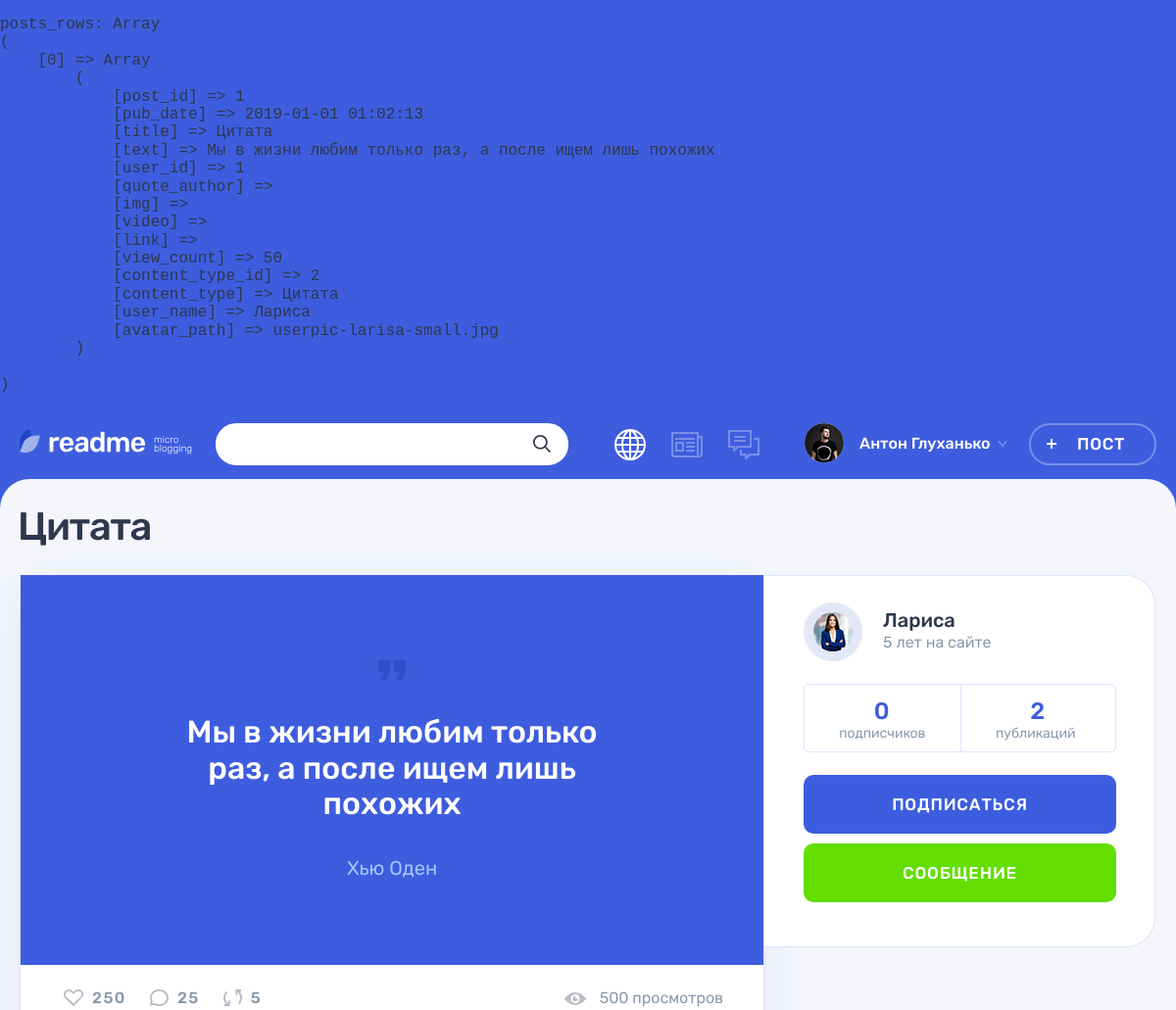
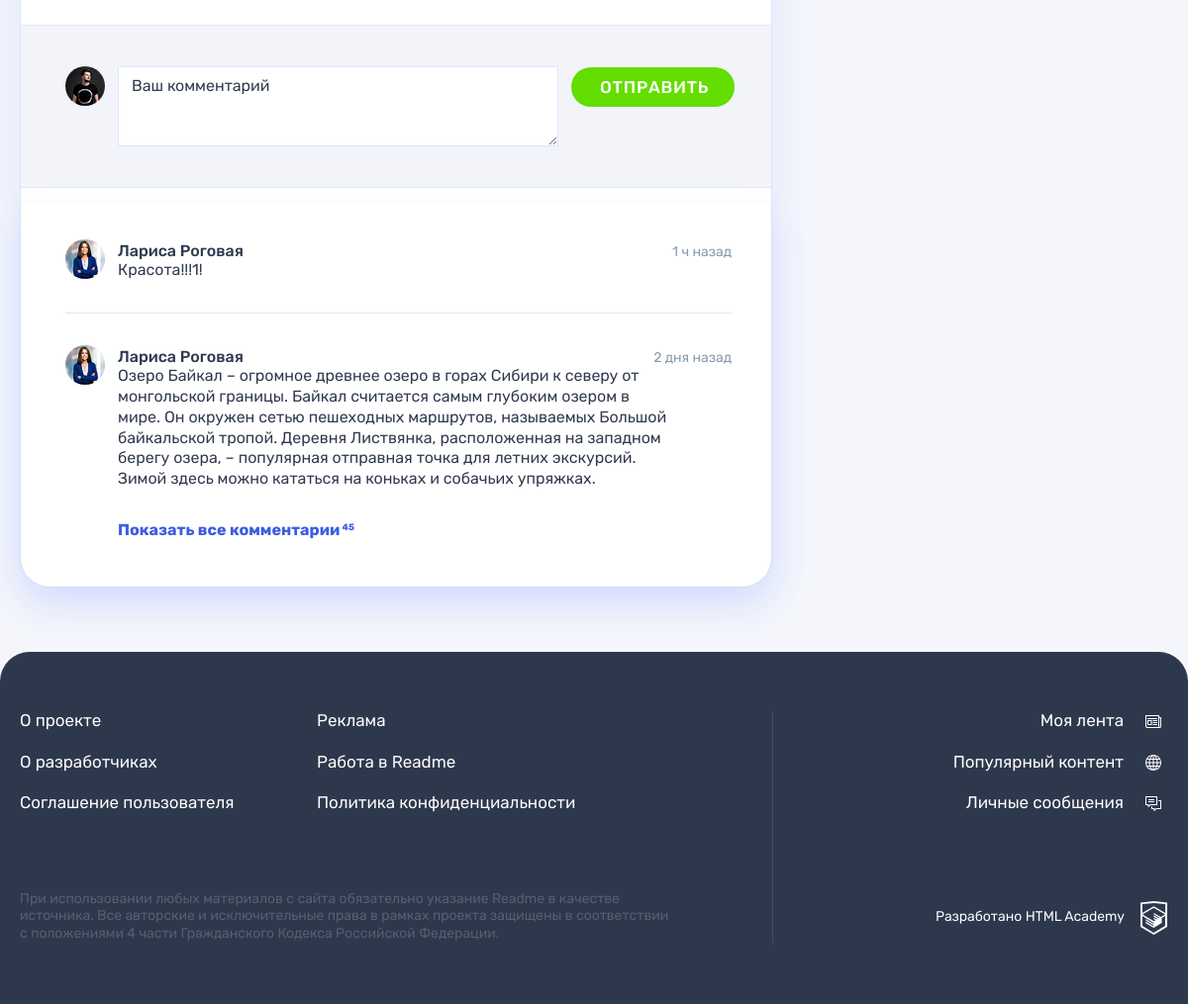
Screenshot of /post.php/?post_id=1 with the database file from the repository (2 pictures, top to bottom).
### tables this page shows
CREATE TABLE posts (
    post_id INT AUTO_INCREMENT PRIMARY KEY,
    pub_date DATETIME,
    title CHAR(64),
    text TEXT,
    user_id INT,
    quote_author CHAR(64),
    img CHAR(128),
    video CHAR(128),
    link CHAR(128),
    view_count INT,
    content_type_id INT,
    FOREIGN KEY (user_id) REFERENCES users(user_id),
    FOREIGN KEY (content_type_id) REFERENCES content_type(content_type_id)

);

CREATE TABLE users (
    user_id INT AUTO_INCREMENT PRIMARY KEY,
    reg_date DATETIME,
    email CHAR(128),
    user_name CHAR(64),
    password CHAR(64),
    avatar_path CHAR(128),
    contacts CHAR(128)
);

### helpers.php (called while the page is built, shortened)
<?php
function include_template($name, array $data = []) {
    $name = 'templates/' . $name;
    extract($data);
    require $name;
    $result = ob_get_clean();
    return $result;
}

### templates/post_tem.php (the view, shortened to what this page needs)
<!DOCTYPE html>
<html lang="ru">
<head>
    <link rel="stylesheet" href="../css/main.css">
</head>
<body class="page">
<header class="header">
    <div class="header__wrapper container">
        <div class="header__logo-wrapper">
            <a class="header__logo-link" href="../main.html">
                <img class="header__logo" src="../img/logo.svg" alt="Логотип readme" width="128" height="24">
            </a>
            <p class="header__topic">
                micro blogging
            </p>
        </div>
        <form class="header__search-form form" action="#" method="get">
            <div class="header__search">
                <input class="header__search-input form__input" type="search">
                <button class="header__search-button button" type="submit">
                    <svg class="header__search-icon" width="18" height="18">
                        <use xlink:href="#icon-search"></use>
                    </svg>
                </button>
            </div>
        </form>
        <div class="header__nav-wrapper">
            <nav class="header__nav">
                <ul class="header__my-nav">
                    <li class="header__my-page header__my-page--popular">
                        <a class="header__page-link header__page-link--active" title="Популярный контент">
                        </a>
                    </li>
                    <li class="header__my-page header__my-page--feed">
                        <a class="header__page-link" href="feed.html" title="Моя лента">
                        </a>
                    </li>
                    <li class="header__my-page header__my-page--messages">
                        <a class="header__page-link" href="messages.html" title="Личные сообщения">
                        </a>
                    </li>
                </ul>
                <ul class="header__user-nav">
                    <li class="header__profile">
                        <a class="header__profile-link" href="#">
                            <div class="header__avatar-wrapper">
                                <img class="header__profile-avatar" src="../img/userpic.jpg" alt="Аватар профиля">
                            </div>
                            <div class="header__profile-name">
                                <span>Антон Глуханько</span>
                                <svg class="header__link-arrow" width="10" height="6">
                                    <use xlink:href="#icon-arrow-right-ad"></use>
                                </svg>
                            </div>
                        </a>
                    </li>
                    <li>
                        <a class="header__post-button button button--transparent" href="adding-post.html">Пост</a>
                    </li>
                </ul>
            </nav>
        </div>
    </div>
</header>
<main class="page__main page__main--publication">
    <div class="container">
        <?php foreach ($posts_rows as $k => $v): ?>
        <h1 class="page__title page__title--publication"><?=$v['title'];?></h1>
        <section class="post-details">
            <div class="post-details__wrapper post-photo">
                <div class="post-details__main-block post post--details">
                    <?php if ($v['content_type'] == 'Картинка' ) :?>
                    <div class="post-details__image-wrapper post-photo__image-wrapper">
                        <img src="../img/<?=$v['img']?>" alt="Фото от пользователя" width="760" height="507">
                    </div>
                    <?php elseif ($v['content_type'] == 'Цитата' ) :?>
                    <div class="post-details__image-wrapper post-quote">
                        <div class="post__main">
                            <blockquote>
                                <p>
                                    <?=$v['text']?>
                                </p>
                                <cite>Xью Оден</cite>
                            </blockquote>
                        </div>
                    </div>
                    <?php endif; ?>
                    <div class="post__indicators">
                        <div class="post__buttons">
                            <a class="post__indicator post__indicator--likes button" href="#" title="Лайк">
                                <svg class="post__indicator-icon" width="20" height="17">
                                    <use xlink:href="#icon-heart"></use>
                                </svg>
                                <span>250</span>
                            </a>
                            <a class="post__indicator post__indicator--comments button" href="#" title="Комментарии">
                                <svg class="post__indicator-icon" width="19" height="17">
                                    <use xlink:href="#icon-comment"></use>
                                </svg>
                                <span>25</span>
                            </a>
                            <a class="post__indicator post__indicator--repost button" href="#" title="Репост">
                                <svg class="post__indicator-icon" width="19" height="17">
                                    <use xlink:href="#icon-repost"></use>
                                </svg>
                                <span>5</span>
                            </a>
                        </div>
                        <span class="post__view">500 просмотров</span>
                    </div>
                    <div class="comments">
                        <form class="comments__form form" action="#" method="post">
                            <div class="comments__my-avatar">
                                <img class="comments__picture" src="../img/userpic.jpg" alt="Аватар пользователя">
                            </div>
                            <textarea class="comments__textarea form__textarea" placeholder="Ваш комментарий"></textarea>
                            <button class="comments__submit button button--green" type="submit">Отправить</button>
                        </form>
                        <div class="comments__list-wrapper">
                            <ul class="comments__list">
                                <li class="comments__item user">
                                    <div class="comments__avatar">
                                        <a class="user__avatar-link" href="#">
                                            <img class="comments__picture" src="../img/userpic-larisa.jpg" alt="Аватар пользователя">
                                        </a>
                                    </div>
                                    <div class="comments__info">
                                        <div class="comments__name-wrapper">
                                            <a class="comments__user-name" href="#">
                                                <span>Лариса Роговая</span>
                                            </a>
                                            <time class="comments__time" datetime="2019-03-20">1 ч назад</time>
                                        </div>
                                        <p class="comments__text">
                                            Красота!!!1!
                                        </p>
                                    </div>
                                </li>
                                <li class="comments__item user">
                                    <div class="comments__avatar">
                                        <a class="user__avatar-link" href="#">
                                            <img class="comments__picture" src="../img/userpic-larisa.jpg" alt="Аватар пользователя">
                                        </a>
                                    </div>
                                    <div class="comments__info">
                                        <div class="comments__name-wrapper">
                                            <a class="comments__user-name" href="#">
                                                <span>Лариса Роговая</span>
                                            </a>
                                            <time class="comments__time" datetime="2019-03-18">2 дня назад</time>
                                        </div>
                                        <p class="comments__text">
                                            Озеро Байкал – огромное древнее озеро в горах Сибири к северу от монгольской границы. Байкал считается самым глубоким озером в мире. Он окружен сетью пешеходных маршрутов, называемых Большой байкальской тропой. Деревня Листвянка, расположенная на западном берегу озера, – популярная отправная точка для летних экскурсий. Зимой здесь можно кататься на коньках и собачьих упряжках.
                                        </p>
                                    </div>
                                </li>
                            </ul>
                            <a class="comments__more-link" href="#">
                                <span>Показать все комментарии</span>
                                <sup class="comments__amount">45</sup>
                            </a>
                        </div>
                    </div>
                </div>
                <div class="post-details__user user">
                    <div class="post-details__user-info user__info">
                        <div class="post-details__avatar user__avatar">
                            <a class="post-details__avatar-link user__avatar-link" href="#">
                                <img class="post-details__picture user__picture" src="../img/<?= $v['avatar_path'] ?>" alt="Аватар пользователя">
                            </a>
                        </div>
                        <div class="post-details__name-wrapper user__name-wrapper">
                            <a class="post-details__name user__name" href="#">
                                <span><?= $v['user_name'] ?></span>
                            </a>
                            <time class="post-details__time user__time" datetime="2014-03-20">5 лет на сайте</time>
                        </div>
                    </div>
                    <div class="post-details__rating user__rating">
                        <p class="post-details__rating-item user__rating-item user__rating-item--subscribers">
                            <span class="post-details__rating-amount user__rating-amount">
                                <?=$user_followers_count?>
                            </span>
                            <span class="post-details__rating-text user__rating-text">подписчиков</span>
                        </p>
                        <p class="post-details__rating-item user__rating-item user__rating-item--publications">
                            <span class="post-details__rating-amount user__rating-amount">
                                <?=$user_post_count ?>
                                </span>
                            <span class="post-details__rating-text user__rating-text">публикаций</span>
                        </p>
                    </div>
                    <div class="post-details__user-buttons user__buttons">
                        <button class="user__button user__button--subscription button button--main" type="button">Подписаться</button>
                        <a class="user__button user__button--writing button button--green" href="#">Сообщение</a>
                    </div>
                </div>
            </div>
        </section>
        <?php endforeach; ?>
    </div>
</main>
<footer class="footer">
    <div class="footer__wrapper">
        <div class="footer__container container">
            <div class="footer__site-info">
                <div class="footer__site-nav">
                    <ul class="footer__info-pages">
                        <li class="footer__info-page">
                            <a class="footer__page-link" href="#">О проекте</a>
                        </li>
                        <li class="footer__info-page">
                            <a class="footer__page-link" href="#">Реклама</a>
                        </li>
                        <li class="footer__info-page">
                            <a class="footer__page-link" href="#">О разработчиках</a>
                        </li>
                        <li class="footer__info-page">
                            <a class="footer__page-link" href="#">Работа в Readme</a>
                        </li>
                        <li class="footer__info-page">
                            <a class="footer__page-link" href="#">Соглашение пользователя</a>
                        </li>
                        <li class="footer__info-page">
                            <a class="footer__page-link" href="#">Политика конфиденциальности</a>
                        </li>
                    </ul>
                </div>
                <p class="footer__license">
                    При использовании любых материалов с сайта обязательно указание Readme в качестве источника. Все авторские и исключительные права в рамках проекта защищены в соответствии с положениями 4 части Гражданского Кодекса Российской Федерации.
                </p>
            </div>
            <div class="footer__my-info">
                <ul class="footer__my-pages">
                    <li class="footer__my-page footer__my-page--feed">
                        <a class="footer__page-link" href="feed.html">Моя лента</a>
                    </li>
                    <li class="footer__my-page footer__my-page--popular">
                        <a class="footer__page-link" href="popular.html">Популярный контент</a>
                    </li>
                    <li class="footer__my-page footer__my-page--messages">
                        <a class="footer__page-link" href="messages.html">Личные сообщения</a>
                    </li>
                </ul>
                <div class="footer__copyright">
                    <a class="footer__copyright-link" href="https://htmlacademy.ru">
                        <span>Разработано HTML Academy</span>
                        <svg class="footer__copyright-logo" width="27" height="34">
                            <use xlink:href="#icon-htmlacademy"></use>
                        </svg>
                    </a>
                </div>
            </div>
        </div>
    </div>
</footer>
</body>
</html>

### rows the page displays
posts: title "Цитата", text "Мы в жизни любим только раз, а после ищем лишь похожих", user.avatar_path (picture), user.user_name "Лариса"
